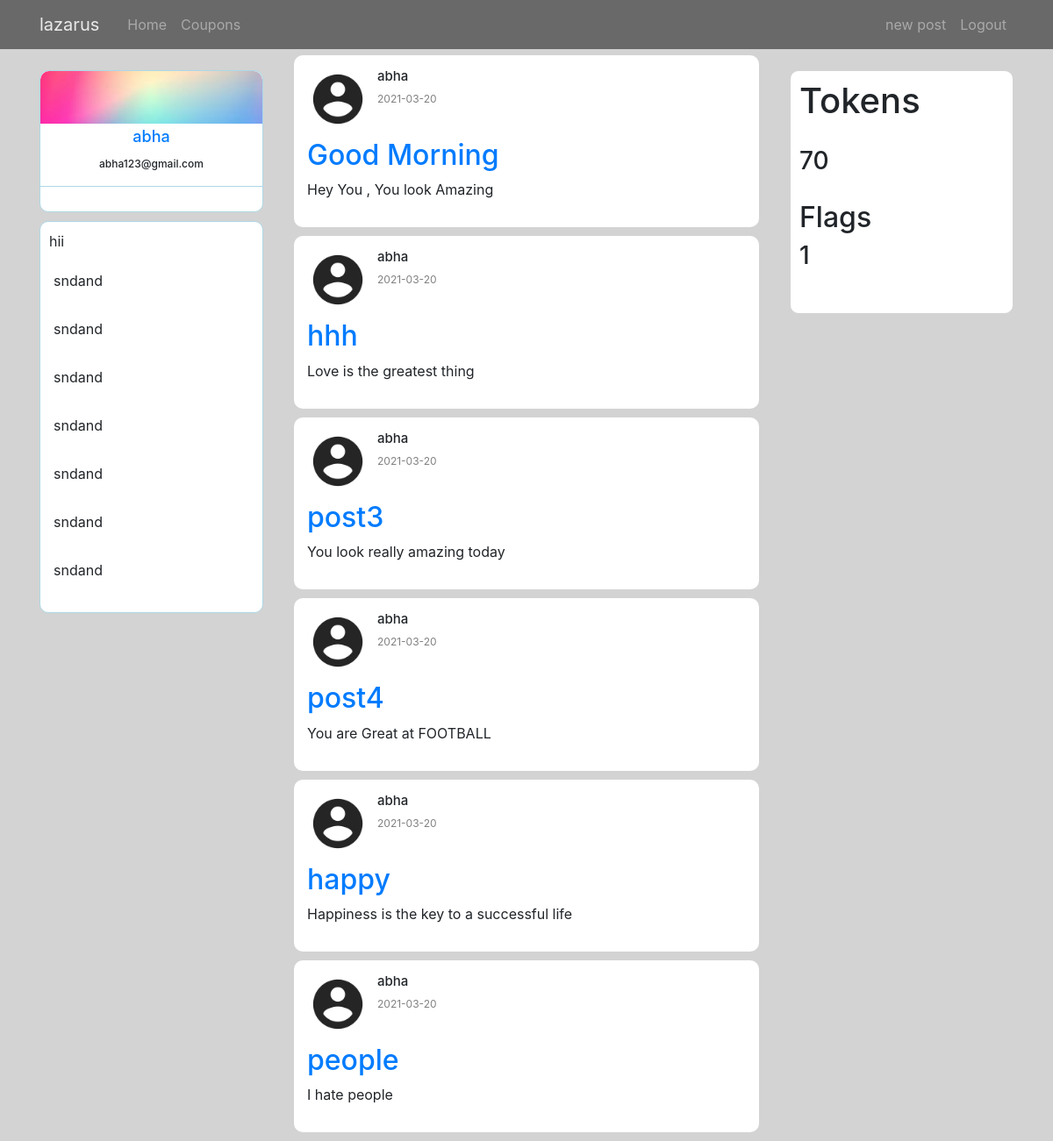
Screenshot of /home (signed in) with the database file from the repository.
### appmain/models.py (models this page shows, shortened)
class User(db.Model, UserMixin):
    id = db.Column(db.Integer, primary_key=True)
    username = db.Column(db.String(20), unique=True, nullable=False)
    email = db.Column(db.String(120), unique=True, nullable=False)
    image_file = db.Column(db.String(20), nullable=False, default='default.jpg')
    password = db.Column(db.String(60), nullable=False)
    posts = db.relationship('Post', backref='author', lazy=True)
    token_count=db.Column(db.Integer,nullable=False,default=0)
    flag_count=db.Column(db.Integer,nullable=False,default=0)

class Post(db.Model):
    id = db.Column(db.Integer, primary_key=True)
    title = db.Column(db.String(100), nullable=False)
    content = db.Column(db.Text, nullable=False)
    date_posted = db.Column(db.DateTime, nullable=False, default=datetime.utcnow)
    user_id = db.Column(db.Integer, db.ForeignKey('user.id'), nullable=False)

### appmain/routes.py (the view)
@app.route("/")
@app.route("/home")
def home():
    posts = Post.query.all()
    return render_template('home.html', posts=posts)

### appmain/models.py (called while the page is built)
@login_manager.user_loader
def load_user(user_id):
    return User.query.get(int(user_id))

### appmain/templates/home.html (shortened to what this page needs)
{% extends "layout.html" %}
{% block content %}
<div class="row">
  <div class="col-md-3">
<div class="sidebar mt-4 d-none d-md-block">
            <div class="sidebar_top ">
              <img src="{{ url_for('static',filename='profile/1.jpg') }}">
             <h2>
              <a href="{{ url_for('account') }}">
              {{ current_user.username }}
            </a>
             </h2>
             <h4>{{ current_user.email }}</h4>
            </div>
            <div class="sidebar_stats">
<div class="sidebar_stat">
</div>
            </div>
            <div class="sidebar_bottom">
                <p>hii</p>
                <div class="sidebar_recentitem">
                     <p>sndand</p>
                 </div>
                 <div class="sidebar_recentitem">
                      <p>sndand</p>
                  </div>
                  <div class="sidebar_recentitem">
                      <p>sndand</p>
                  </div>
                  <div class="sidebar_recentitem">
                      <p>sndand</p>
                  </div>
                  <div class="sidebar_recentitem">
                      <p>sndand</p>
                  </div>
                  <div class="sidebar_recentitem">
                   <p>sndand</p>
               </div>
               <div class="sidebar_recentitem">
                 <p>sndand</p>
             </div>
            </div>
</div>
</div>
<div class="col-md-6 p-0 mt-3">
<div class="feed">
{% for post in posts %}
<div class="post">
    <div class="post_header">
      <img class="rounded-circle article-img" src="{{ url_for('static',filename='profile/' + post.author.image_file)}}"
  <img class="fas fa-user "></img>
  <div class="post_info">
    <h2>{{post.author.username}}</h2>
    <p>{{post.date_posted.strftime('%Y-%m-%d')}}</p>
  </div>
  </div>
    <div class="post_body">
      <h2><a class="article-title" href="{{ url_for('post', post_id=post.id) }}">{{ post.title }}</a></h2>
  <p>{{post.content}}</p>
  </div>
  </div>
  {% endfor %}
</div>
</div>
<div class="col-md-3">
<div class="widgets d-none d-md-block">
    <div class="widgets_header">
      <h1>Tokens</h1>
    </div>
    <div class="widgets_article">
  <div class="widgets_articleright">
    <h3>{{current_user.token_count}}</h3>
  </div>
  </div>
  <div class="widgets_article">
    <div class="widgets_articleright">
      <h2>Flags</h2>
      <h3>{{current_user.flag_count}}</h3>
    </div>
    </div>
    <div class="widgets_article">
      </div>
    </div>
  </div>
</div>
  {% endblock content %}

### appmain/static/style.css (style rules this page uses)
* { margin: 0; padding: 0; }
body { background-color: lightgrey; background-image: url(static/profile/back.jpg); }
.sidebar { border-radius: 10px; text-align: center; position: sticky; top: 80px; height: fit-content; flex: 0.2; }
.sidebar_top img { margin-bottom: -20px; width: 100%; height: 60px; border-top-left-radius: 10px; border-top-right-radius: 10px; object-fit: cover; }
.sidebar_top { display: flex; flex-direction: column; align-items: center; border: 1px solid lightblue; border-bottom: 0; border-top-left-radius: 10px; border-top-right-radius: 10px; background-color: white; padding-bottom: 10px; }
.sidebar_stats { padding: 10px; border: 1px solid lightblue; margin-bottom: 10px; border-bottom-left-radius: 10px; border-bottom-right-radius: 10px; background-color: white; }
.sidebar_stat { display: flex; justify-content: space-between; }
.sidebar_top h4 { font-size: 12px; margin-top: 5px; }
.sidebar_top h2 { font-size: 18px; }
.sidebar_bottom { text-align: left; padding: 10px; border: 1px solid lightblue; border-radius: 10px; margin-top: 10px; background-color: white; }
.sidebar_recentitem { display: flex; margin-bottom: 5px; padding: 5px; }
.feed { flex: 0.6; margin: 0 20px; margin-top: 47px; }
.post { background-color: white; padding: 15px; margin-bottom: 10px; border-radius: 10px; }
.post_header { display: flex; margin-bottom: 10px; }
.post_info { margin-left: 10px; }
.post_info p { font-size: 12px; color: gray; }
.post_info h2 { font-size: 15px; }
.widgets { position: sticky; top: 80px; float: 0.2; background-color: white; border-radius: 10px; border: 1px solid lightgrey; height: fit-content; padding-bottom: 10px; }
.widgets_header { display: flex; align-items: center; justify-content: space-between; padding: 10px; }
.widgets_article { display: flex; padding: 10px; }
.article-img { height: 70px; width: 70px; }

### rows the page displays
User: username "abha", email "abha123@gmail.com", token_count "70", flag_count "1"
Post: image_file (placeholder picture), author.username "abha", date_posted "2021-03-20", title "Good Morning", content "Hey You , You look Amazing"
Post: image_file (placeholder picture), author.username "abha", date_posted "2021-03-20", title "hhh", content "Love is the greatest thing"
Post: image_file (placeholder picture), author.username "abha", date_posted "2021-03-20", title "post3", content "You look really amazing today"
Post: image_file (placeholder picture), author.username "abha", date_posted "2021-03-20", title "post4", content "You are Great at FOOTBALL"
Post: image_file (placeholder picture), author.username "abha", date_posted "2021-03-20", title "happy", content "Happiness is the key to a successful life"
Post: image_file (placeholder picture), author.username "abha", date_posted "2021-03-20", title "people", content "I hate people"
